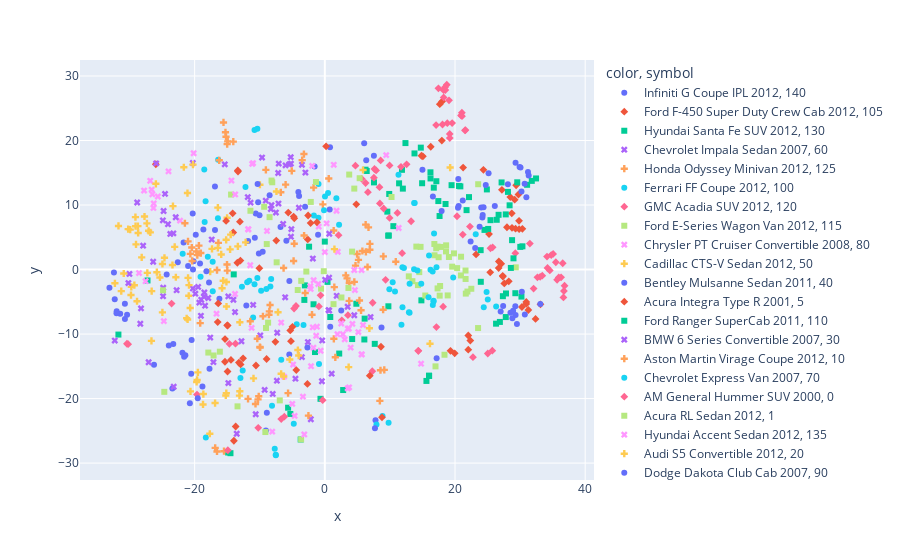

Write notebook code for a chart like this one.
### Code cell
plot_embeddings(features=pre_trained_features, labels=y_test)
